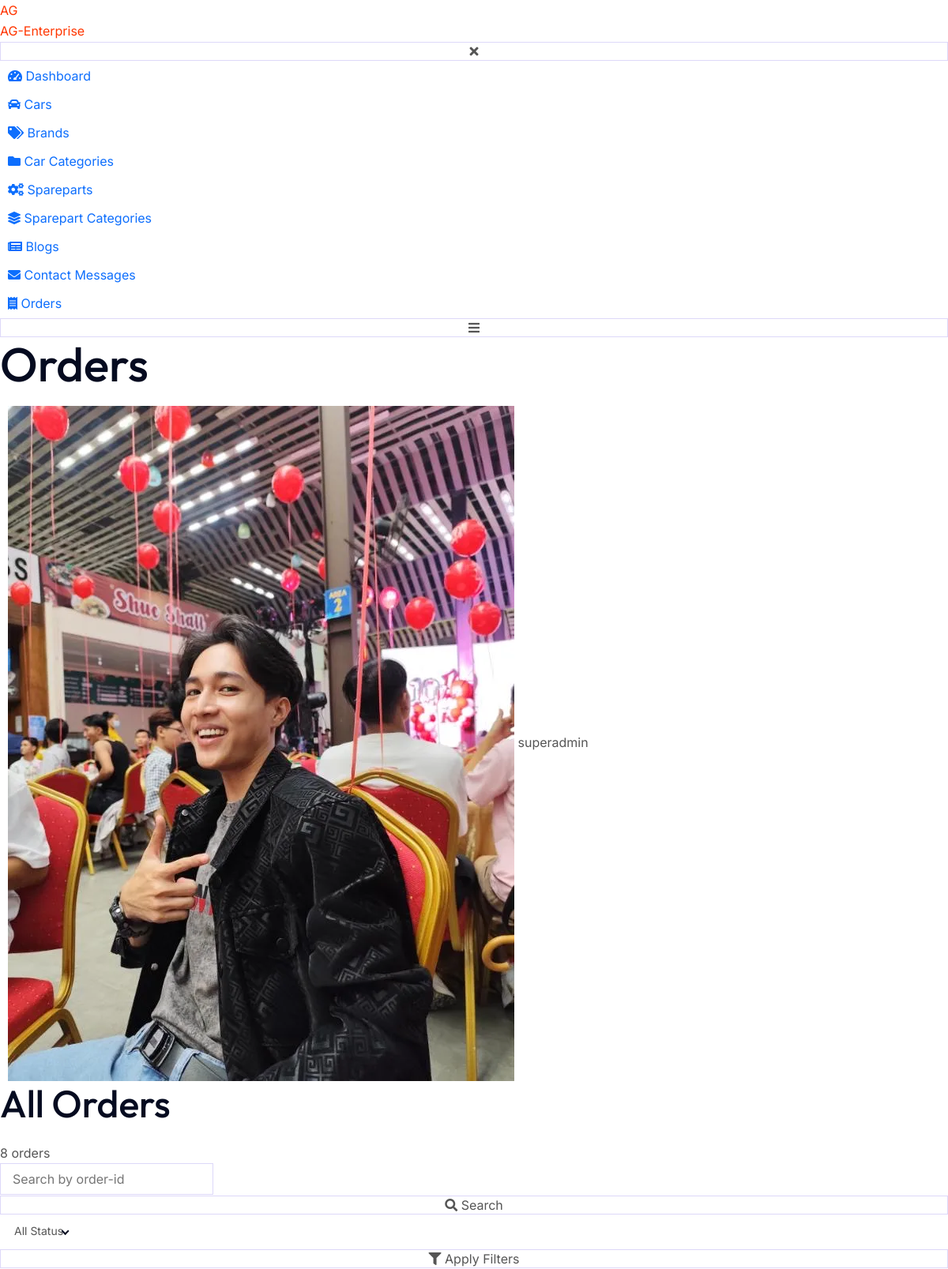
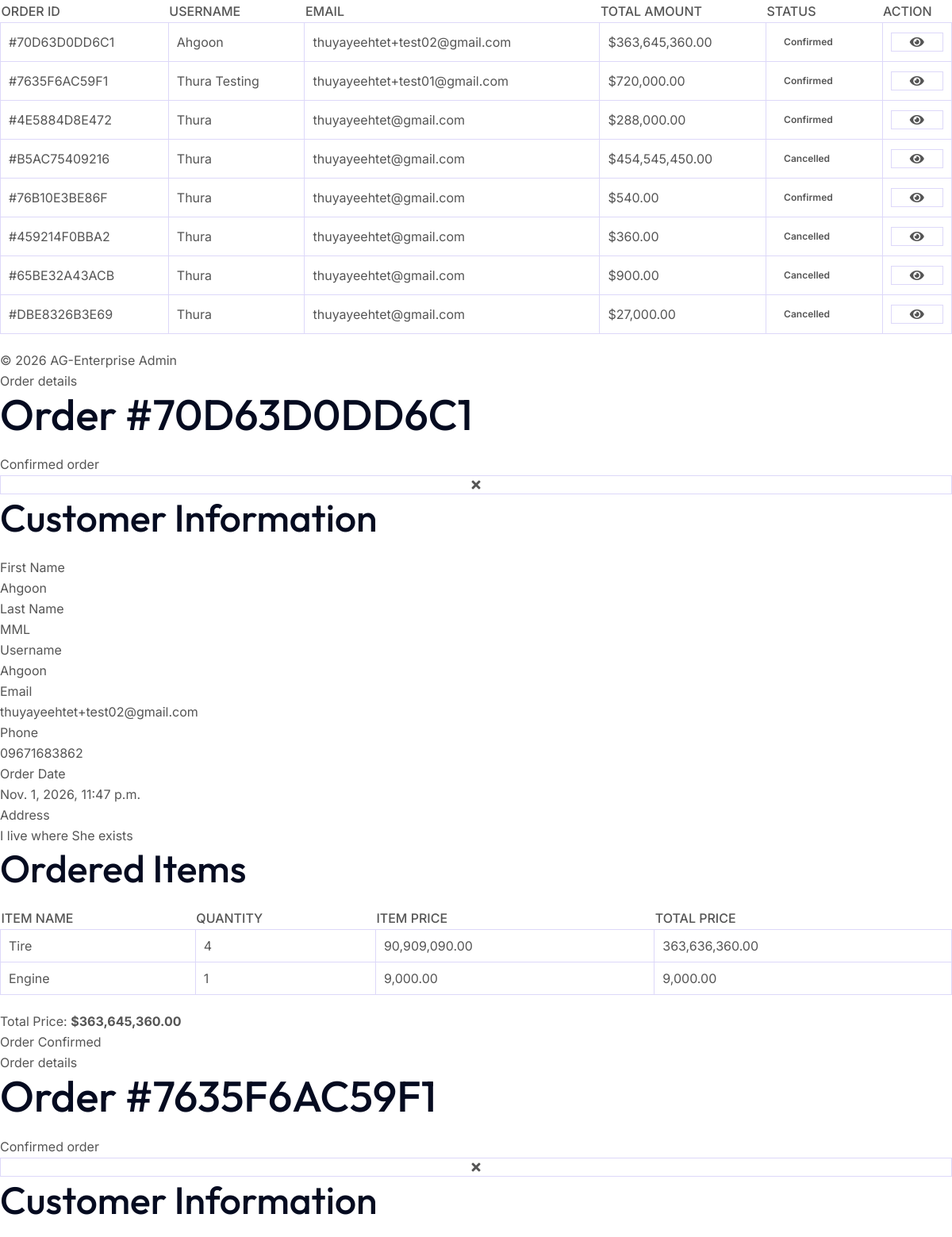
Page /order_list/ (signed in, upper part) on the committed database (2 pictures, top to bottom).
### lore/models.py (models this page shows, shortened)
class UserProfileModel(models.Model):
    user = models.OneToOneField(User, on_delete=models.CASCADE, related_name='profile')
    profile_image = models.ImageField(upload_to='profile/', blank=True, null=True)

class OrderModel(models.Model):
    STATUS_CHOICES = (
        ('pending', 'Pending'),
        ('confirmed', 'Confirmed'),
        ('cancelled', 'Cancelled'),
    )
    CANCEL_REASON_CHOICES = (
        ('invalid_address', 'Invalid address'),
        ('customer_request', 'Customer requested cancellation'),
        ('invalid_phone', 'Invalid or unreachable phone number'),
    )
    id = models.UUIDField(primary_key=True, default=uuid.uuid4, editable=False)
    user = models.ForeignKey(User, on_delete=models.CASCADE, related_name='orders')
    first_name = models.CharField(max_length=100)
    last_name = models.CharField(max_length=100)
    email = models.EmailField()
    phone = models.CharField(max_length=30)
    address = models.TextField()
    status = models.CharField(
        max_length=20,
        choices=STATUS_CHOICES,
        default='pending'
    )
    cancel_reason = models.CharField(
        max_length=50,
        choices=CANCEL_REASON_CHOICES,
        blank=True,
        null=True
    )
    total_amount = models.DecimalField(max_digits=12, decimal_places=2)
    created_at = models.DateTimeField(auto_now_add=True)
    updated_at = models.DateTimeField(auto_now=True)

class OrderItemModel(models.Model):
    id = models.UUIDField(primary_key=True, default=uuid.uuid4, editable=False)
    order = models.ForeignKey(OrderModel, on_delete=models.CASCADE, related_name='items')
    sparepart = models.ForeignKey(SparepartModel, on_delete=models.PROTECT)
    quantity = models.PositiveIntegerField()
    price = models.DecimalField(max_digits=12, decimal_places=2)
    created_at = models.DateTimeField(auto_now_add=True)

class SparepartModel(models.Model):
    id = models.UUIDField(primary_key=True, default=uuid.uuid4 , editable=False)
    name = models.CharField(max_length=255)
    price = models.DecimalField(max_digits=12, decimal_places=2)
    category = models.ForeignKey(PartCategoryModel, on_delete=models.PROTECT, blank=False, null=False)
    description = models.TextField(blank=True, null=True)
    thumbnail = models.ImageField(upload_to='spareparts')
    stock = models.PositiveIntegerField()
    brand = models.ForeignKey(BrandModel,on_delete=models.RESTRICT)
    created_at = models.DateTimeField(auto_now_add=True)
    updated_at = models.DateTimeField(auto_now=True)

### views/dashboardview.py (the view, shortened to what this page needs)
# urls.py: path('order_list/',order_list,name='order_list'),
@login_required
def order_list(request):
    if not request.user.has_perm('lore.view_ordermodel'):
        return render(request, 'errorpage.html', status=403)
    orders = (
        OrderModel.objects
        .select_related('user')
        .prefetch_related('items__sparepart')
        .order_by('-created_at')
    )
    search = request.GET.get('search','').strip()
    search_id = search.replace('-','')
    status = request.GET.get('status','').strip()
    if status in ['pending','confirmed','cancelled']:
        orders = orders.filter(status = status)
    for order in orders:
        for item in order.items.all():
            item.subtotal = item.price * item.quantity
    context = {
        'orders': orders,
        'order_count': orders.count(),
        'cancel_reason_choices': OrderModel.CANCEL_REASON_CHOICES,
        'status_choices': OrderModel.STATUS_CHOICES,
        'search': search,
        'status': status,
        'page_title':'Orders',
    }
    return render(request, 'admin/order_list.html', context)

### templates/admin/order_list.html (shortened to what this page needs)
{% extends 'admin/components/base.html' %}
{% load static %}
{% load humanize %}
{% block body %}
<main class="admin-content">
    <section class="dashboard-card dashboard-card--table order-list-card" aria-labelledby="ordersTitle">
        <div class="dashboard-card-header">
            <h3 class="dashboard-card-title" id="ordersTitle">All Orders</h3><span class="order-count">{{ order_count }}
                orders</span>
        </div>
        <form method="get" action="{% url 'order_list' %}" class="car-filter-search">
            <input type="search" name="search" placeholder="Search by order-id" value="{{ search }}">
            <button type="submit" class="car-filter-submit">
                <i class="fas fa-search"></i> Search
            </button>
        </form>
        <form method="get" action="{% url 'order_list' %}" class="car-filter-panel">
            <button type="submit" class="car-filter-submit">
                <i class="fas fa-filter"></i> Apply Filters
            </button>
        </form>
        <div class="table-responsive">
            <table class="admin-table order-table">
                <thead>
                    <tr>
                        <th scope="col">Order ID</th>
                        <th scope="col">Username</th>
                        <th scope="col">Email</th>
                        <th scope="col">Total Amount</th>
                        <th scope="col">Status</th>
                        <th scope="col">Action</th>
                    </tr>
                </thead>
                <tbody id="orderTableBody">
                    {% for order in orders %}
                    <tr>
                        <td>
                            <span class="order-id">
                                #{{ order.id.hex|slice:":12"|upper }}
                            </span>
                        </td>
                        <td>
                            {{ order.user.username }}
                        </td>
                        <td class="order-email">
                            {{ order.email }}
                        </td>
                        <td>
                            ${{ order.total_amount|floatformat:2|intcomma }}
                        </td>
                        <td>
                            {% if order.status == 'pending' %}
                            <span class="status-badge order-status--pending">
                                Pending
                            </span>
                            {% elif order.status == 'confirmed' %}
                            <span class="status-badge order-status--confirmed">
                                Confirmed
                            </span>
                            {% elif order.status == 'cancelled' %}
                            <span class="status-badge order-status--cancelled">
                                Cancelled
                            </span>
                            {% endif %}
                        </td>
                        <td>
                            <button type="button" class="table-action-btn order-view-btn"
                                data-view-order="{{ order.id }}" aria-label="View Order">
                                <i class="fa-solid fa-eye"></i>
                            </button>
                        </td>
                    </tr>
                    {% empty %}
                    <tr>
                        <td colspan="6" class="text-center">
                            No orders found.
                        </td>
                    </tr>
                    {% endfor %}
                </tbody>
            </table>
        </div>
    </section>
</main>
{% endblock body %}
{% block form %}
{% for order in orders %}
<div class="admin-modal order-modal" id="orderModal-{{ order.id }}" aria-hidden="true">
    <section class="admin-modal-dialog admin-modal-dialog--large" role="dialog" aria-modal="true"
        aria-labelledby="orderModalTitle-{{ order.id }}">
        <header class="admin-modal-header">
            <div>
                <span class="admin-modal-kicker">Order details</span>
                <h2 class="admin-modal-title" id="orderModalTitle-{{ order.id }}">Order #{{ order.id.hex|slice:":12"|upper }}</h2>
                <p class="admin-modal-subtitle" id="orderModalSubtitle">{{ order.get_status_display }} order</p>
            </div>
            <button type="button" class="admin-modal-close" data-close-order aria-label="Close order details">
                <i class="fa-solid fa-xmark"></i>
            </button>
        </header>
        <div class="admin-modal-body">
            <section class="order-details">
                <h3 class="order-section-title">
                    Customer Information
                </h3>
                <div class="admin-form-grid">
                    <div class="admin-field">
                        <label>First Name</label>
                        <div class="field-value">
                            {{ order.first_name }}
                        </div>
                    </div>
                    <div class="admin-field">
                        <label>Last Name</label>
                        <div class="field-value">
                            {{ order.last_name }}
                        </div>
                    </div>
                    <div class="admin-field">
                        <label>Username</label>
                        <div class="field-value">
                            {{ order.user.username }}
                        </div>
                    </div>
                    <div class="admin-field">
                        <label>Email</label>
                        <div class="field-value">
                            {{ order.email }}
                        </div>
                    </div>
                    <div class="admin-field">
                        <label>Phone</label>
                        <div class="field-value">
                            {{ order.phone }}
                        </div>
                    </div>
                    <div class="admin-field">
                        <label>Order Date</label>
                        <div class="field-value">
                            {{ order.created_at }}
                        </div>
                    </div>
                    <div class="admin-field admin-field--full">
                        <label>Address</label>
                        <div class="field-value">
                            {{ order.address }}
                        </div>
                    </div>
                </div>
            </section>
            <section class="ordered-items">
                <h3 class="order-section-title">Ordered Items</h3>
                <div class="table-responsive">
                    <table class="admin-table">
                        <thead>
                            <tr>
                                <th>Item Name</th>
                                <th>Quantity</th>
                                <th>Item Price</th>
                                <th>Total Price</th>
                            </tr>
                        </thead>
                        <tbody>
                            {% for item in order.items.all %}
                            <tr>
                                <td>
                                    {{ item.sparepart.name }}
                                </td>
                                <td>
                                    {{ item.quantity }}
                                </td>
                                <td>
                                    {{ item.price|floatformat:2|intcomma }}
                                </td>
                                <td>
                                    {{ item.subtotal|floatformat:2|intcomma }}
                                </td>
                            </tr>
                            {% endfor %}
                        </tbody>
                    </table>
                </div>
                <div class="order-total">
                    Total Price:
                    <strong id="orderTotal">${{ order.total_amount|floatformat:2|intcomma }}</strong>
                </div>
            </section>
        </div>
        <footer class="admin-modal-footer order-modal-footer">
            {% if order.status == 'pending' %}
            <div class="admin-modal-actions" id="orderActions-{{ order.id }}">
                {% if perms.lore.change_ordermodel %}
                <button type="button" class="ag-btn ag-btn-secondary" data-order-action="cancel"
                    data-update-url="{% url 'order_update' order.id %}">
                    Cancel Order
                </button>
                <button type="button" class="ag-btn ag-btn-primary" data-order-action="confirm"
                    data-update-url="{% url 'order_update' order.id %}">
                    Confirm Order
                </button>
                {% endif %}
            </div>
            {% elif order.status == 'confirmed' %}
            <div class="order-final-state order-final-state--confirmed">
                Order Confirmed
            </div>
            {% endif %}
        </footer>
    </section>
</div>
{% endfor %}
{% endblock form %}

### templates/admin/components/navbar.html
{% load static %}
<header class="admin-navbar" id="adminNavbar">
    <div class="navbar-left">
        <button type="button" class="navbar-toggle" id="sidebarToggle" aria-label="Toggle sidebar navigation"
            aria-expanded="true" aria-controls="adminSidebar">
            <i class="fa-solid fa-bars" aria-hidden="true"></i>
        </button>
        <h1 class="navbar-page-title">{{ page_title }}</h1>
    </div>
    <div class="navbar-right">
        <div class="navbar-profile">
            <a href="{% url 'admin_pf' %}" class="quick-action-btn border-0 p-3 m-0">
                {% if user.profile.profile_image %}
                    <img class="navbar-profile-photo" src="{{ user.profile.profile_image.url }}" alt="{{ user.username }}">
                {% else %}
                    <span class="navbar-profile-default">
                        <i class="fa-solid fa-user"></i>
                    </span>
                {% endif %}
                <span class="profile-name">{{ user.username }}</span>
            </a>
        </div>
    </div>
</header>

### rows in the picture
OrderModel: id.hex "70D63D0DD6C1", user.username "Ahgoon", email "thuyayeehtet+test02@gmail.com", total_amount "363,645,360.00", shows "Confirmed", status "Confirmed", first_name "Ahgoon", last_name "MML", phone "09671683862", created_at "Nov. 1, 2026, 11:47 p.m.", address "I live where She exists", shows "Order Confirmed"
OrderModel: id.hex "7635F6AC59F1", user.username "Thura Testing", email "thuyayeehtet+test01@gmail.com", total_amount "720,000.00", shows "Confirmed", status "Confirmed"
OrderModel: id.hex "4E5884D8E472", user.username "Thura", email "thuyayeehtet@gmail.com", total_amount "288,000.00", status "Confirmed"
OrderModel: id.hex "B5AC75409216", user.username "Thura", email "thuyayeehtet@gmail.com", total_amount "454,545,450.00", status "Cancelled"
OrderModel: id.hex "76B10E3BE86F", user.username "Thura", email "thuyayeehtet@gmail.com", total_amount "540.00", status "Confirmed"
OrderModel: id.hex "459214F0BBA2", user.username "Thura", email "thuyayeehtet@gmail.com", total_amount "360.00", status "Cancelled"
OrderModel: id.hex "65BE32A43ACB", user.username "Thura", email "thuyayeehtet@gmail.com", total_amount "900.00", status "Cancelled"
OrderModel: id.hex "DBE8326B3E69", user.username "Thura", email "thuyayeehtet@gmail.com", total_amount "27,000.00", status "Cancelled"
OrderItemModel: sparepart.name "Tire", quantity "4", price "90,909,090.00", subtotal "363,636,360.00"
OrderItemModel: sparepart.name "Engine", quantity "1", price "9,000.00", subtotal "9,000.00"

### other values in the picture
{{ page_title }} "Orders"
{{ user.username }} "superadmin"
{{ order_count }} "8"
